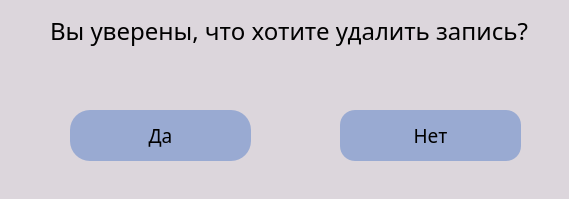
<?xml version="1.0" encoding="UTF-8"?>
<ui version="4.0">
 <class>Dialog</class>
 <widget class="QDialog" name="Dialog">
  <property name="geometry">
   <rect>
    <x>0</x>
    <y>0</y>
    <width>569</width>
    <height>199</height>
   </rect>
  </property>
  <property name="windowTitle">
   <string>Dialog</string>
  </property>
  <property name="styleSheet">
   <string notr="true">background-color: #DCD6DC;
</string>
  </property>
  <widget class="QLabel" name="label">
   <property name="geometry">
    <rect>
     <x>50</x>
     <y>10</y>
     <width>491</width>
     <height>41</height>
    </rect>
   </property>
   <property name="font">
    <font>
     <family>News Cycle</family>
     <pointsize>18</pointsize>
    </font>
   </property>
   <property name="text">
    <string>Вы уверены, что хотите удалить запись?</string>
   </property>
  </widget>
  <widget class="QPushButton" name="yesBtn">
   <property name="geometry">
    <rect>
     <x>70</x>
     <y>110</y>
     <width>181</width>
     <height>51</height>
    </rect>
   </property>
   <property name="font">
    <font>
     <family>News Cycle</family>
     <pointsize>14</pointsize>
    </font>
   </property>
   <property name="styleSheet">
    <string notr="true">QPushButton{
border-radius: 20px;
background-color: #99AAD2;
}</string>
   </property>
   <property name="text">
    <string>Да</string>
   </property>
  </widget>
  <widget class="QPushButton" name="noBtn">
   <property name="geometry">
    <rect>
     <x>340</x>
     <y>110</y>
     <width>181</width>
     <height>51</height>
    </rect>
   </property>
   <property name="font">
    <font>
     <family>News Cycle</family>
     <pointsize>14</pointsize>
    </font>
   </property>
   <property name="styleSheet">
    <string notr="true">QPushButton{
border-radius: 15px;
background-color: #99AAD2;
}</string>
   </property>
   <property name="text">
    <string>Нет</string>
   </property>
  </widget>
 </widget>
 <resources/>
 <connections/>
</ui>
